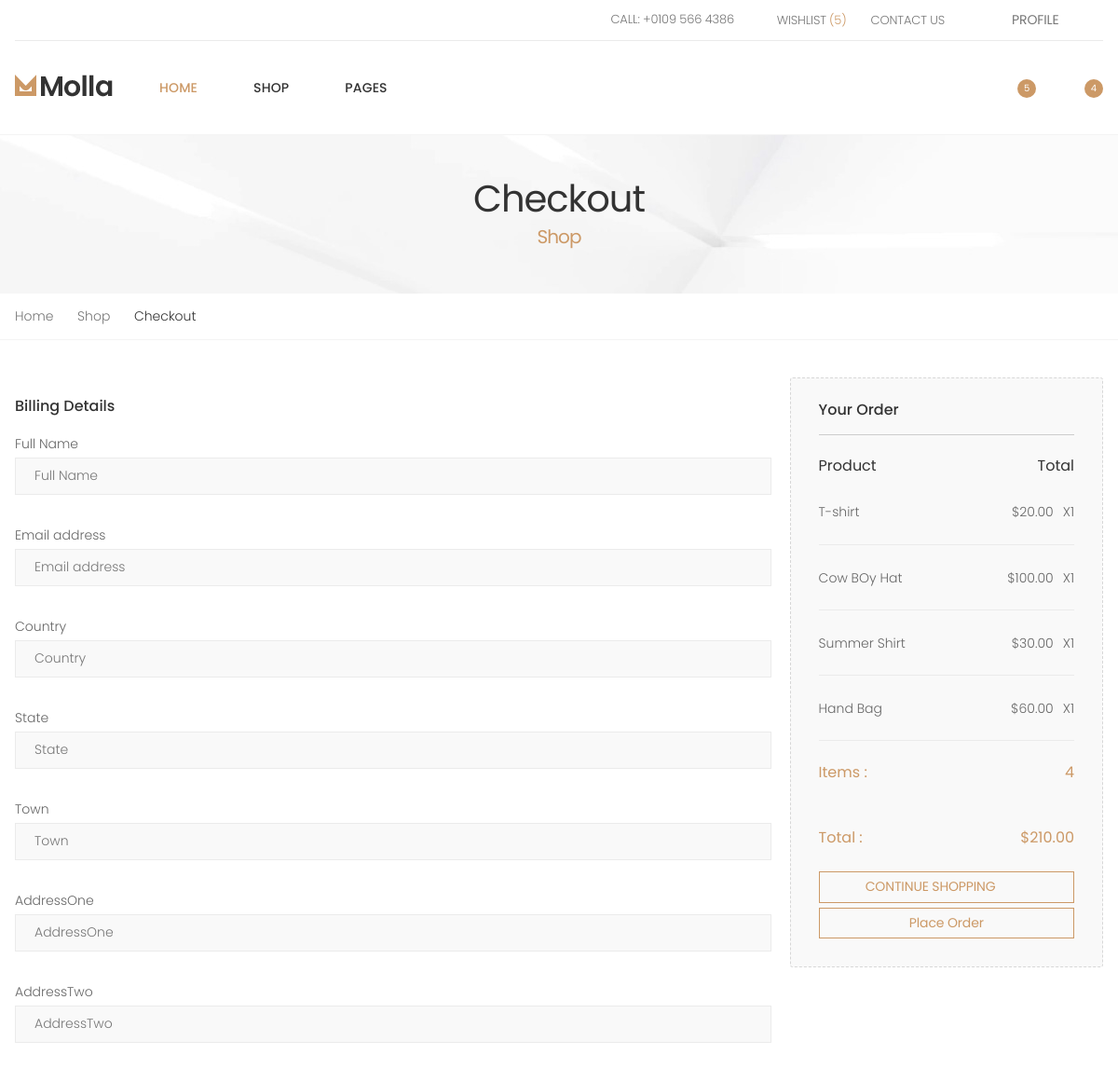
/checkout/ (signed in, upper part), run on an earlier commit of the app's database.
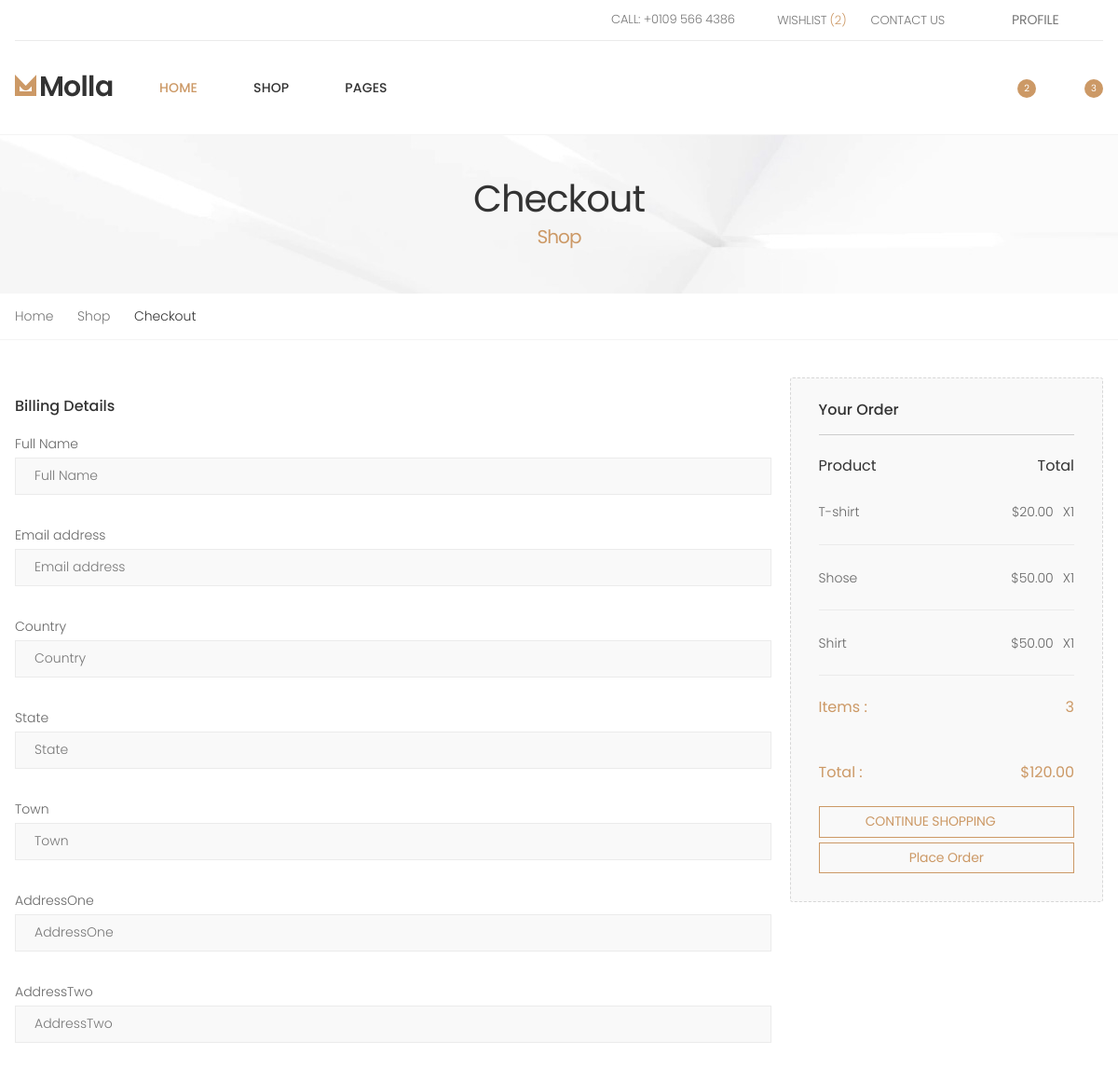
And on a later commit of the database.
### shop/models.py (models this page shows, shortened)
class OrderItem(models.Model):
    product = models.ForeignKey(
        Product, on_delete=models.SET_NULL, blank=True, null=True
    )
    order = models.ForeignKey(Order, on_delete=models.SET_NULL, blank=True, null=True)
    quantity = models.IntegerField(default=0, null=True, blank=True)
    date_added = models.DateTimeField(auto_now_add=True)
    @property
    def get_total(self):
        total = self.product.price * self.quantity
        return total

class Product(models.Model):
    name = models.CharField(max_length=50, null=True)
    title = models.CharField(max_length=300, null=True)
    descriptions = models.TextField(null=True)
    price = models.DecimalField(max_digits=7, decimal_places=2)
    image = models.ImageField(
        null=True,
        blank=True,
    )
    avalble_sizes = models.ManyToManyField(ProductSize)
    avalble_color = models.ManyToManyField(ProductColor)
    product_Brand = models.ManyToManyField(ProductBrand)
    category = models.ForeignKey(
        Category, on_delete=models.CASCADE, blank=True, null=True
    )
    slug = models.SlugField(blank=True, null=True)
    @property
    def imageURL(self):
        try:
            url = self.image.url
        except:
            url = ""
        return url

class Order(models.Model):
    customer = models.ForeignKey(
        Customer, on_delete=models.SET_NULL, blank=True, null=True
    )
    date_orderd = models.DateTimeField(auto_now_add=True)
    complete = models.BooleanField(default=False, null=True, blank=False)
    transaction_id = models.CharField(max_length=200, null=True)
    @property
    def shipping(self):
        shipping = False
        order_items = self.orderitem_set.all()
        return shipping
    @property
    def get_cart_total(self):
        order_items = self.orderitem_set.all()
        total = sum([item.get_total for item in order_items])
        return total
    @property
    def get_cart_items(self):
        order_items = self.orderitem_set.all()
        total = sum([item.quantity for item in order_items])
        return total

### shop/views.py (the view)
# urls.py: path("checkout/", views.checkout, name="checkout"),
@login_required
def checkout(request):
    transaction_id = datetime.datetime.now().timestamp()
    if request.user.is_authenticated:
        if request.method == "POST":
            customer = request.user.customer
            order, created = Order.objects.get_or_create(
                customer=customer, complete=False
            )
            shipp_form = ShippingForm(request.POST)
            if shipp_form.is_valid() and int(order.get_cart_total) != 0:
                order.transaction_id = transaction_id
                order.complete = True
                order.save()
                ShippingAddress.objects.create(
                    customer=customer,
                    order=order,
                    full_Name=shipp_form.cleaned_data["full_Name"],
                    email_address=shipp_form.cleaned_data["email_address"],
                    country=shipp_form.cleaned_data["country"],
                    state=shipp_form.cleaned_data["state"],
                    town=shipp_form.cleaned_data["town"],
                    addressOne=shipp_form.cleaned_data["addressOne"],
                    addressTwo=shipp_form.cleaned_data["addressTwo"],
                    zipcode=shipp_form.cleaned_data["zipcode"],
                    text_erea=shipp_form.cleaned_data["text_erea"],
                )
                return redirect(reverse("store"))
            else:
                return redirect(reverse("checkout"))
        else:
            form = ShippingForm()
    data = cartdata(request)
    cartItems = data["cartItems"]
    items = data["items"]
    order = data["order"]
    wishLen = data["wishLen"]
    product_In_wishList = data["product_In_wishList"]
    PIW = data["PIW"]
    context = {
        "items": items,
        "order": order,
        "cartItems": cartItems,
        "shipping": False,
        "PIW": PIW,
        "wishLen": wishLen,
        "product_In_wishList": product_In_wishList,
        "form": form,
    }
    return render(request, "shop/checkout.html", context)

### shop/forms.py
class ShippingForm(forms.ModelForm):
    class Meta:
        model = ShippingAddress
        fields = "__all__"
        exclude = ["customer", "order"]

### shop/templates/shop/checkout.html (shortened to what this page needs)
{% extends 'shop/mine.html' %}
{% load static %}
{% load bootstrap5 %}
{% block content %}
<main class="main">
    <div class="page-header text-center" style="background-image: url('{{ STATIC_URL }}/images/page-header-bg.jpg')">
        <div class="container">
            <h1 class="page-title">Checkout<span>Shop</span></h1>
        </div>
    </div>
    <nav aria-label="breadcrumb" class="breadcrumb-nav">
        <div class="container">
            <ol class="breadcrumb">
                <li class="breadcrumb-item"><a href="index.html">Home</a></li>
                <li class="breadcrumb-item"><a href="#">Shop</a></li>
                <li class="breadcrumb-item active" aria-current="page">Checkout</li>
            </ol>
        </div>
    </nav>
    <div class="page-content">
        <div class="checkout">
            <div class="container">
                <form id="form" method="POST" name="form">
                    <div class="row">
                        <div class="col-lg-9">
                            <h2 class="checkout-title">Billing Details</h2>
                            {% bootstrap_form form %}
                        </div>
                        <aside class="col-lg-3">
                            <div class="summary">
                                <h3 class="summary-title">Your Order</h3>
                                <table class="table table-summary">
                                    <thead>
                                        <tr>
                                            <th>Product</th>
                                            <th>Total</th>
                                        </tr>
                                    </thead>
                                    <tbody>
                                        {% for item in items %}
                                        <tr>
                                            <td><a href="#">{{item.product.name}}</a></td>
                                            <td>
                                                ${{item.product.price}}
                                                <span style="float:right;padding-left: 10px;">X{{item.quantity}}</span>
                                            </td>
                                        </tr>
                                        {% endfor %}
                                        <tr class="summary-total">
                                            <td>Items :</td>
                                            <td>{{order.get_cart_items}}</td>
                                        </tr>
                                        <tr class="summary-total">
                                            <td>Total :</td>
                                            <td>${{order.get_cart_total}}</td>
                                        </tr>
                                    </tbody>
                                </table>
                                <a href="{% url 'store' %}" class="btn btn-outline-primary-2 btn-order btn-block">
                                    <span class="btn-text">CONTINUE
                                        SHOPPING <i class="icon-refresh"></i></span>
                                </a>
                                <button type="submit" class="btn btn-outline-primary-2 btn-order btn-block">
                                    <span class="btn-text">Place Order</span>
                                </button>
                            </div>
                        </aside>
                    </div>
                </form>
            </div>
        </div>
    </div>
</main>
{% endblock content %}

### shop/templates/shop/mine.html (shortened to what this page needs)
<!DOCTYPE html>
{% load static %}
<html lang="en">
<head>
    <link rel="stylesheet" href="{% static 'css/bootstrap.min.css' %}">
    <link rel="stylesheet" href="{% static 'css/style.css' %}">
    <link rel="stylesheet" href="{% static 'css/plugins/owl-carousel/owl.carousel.css' %}">
    <link rel="stylesheet" href="{% static 'css/plugins/magnific-popup/magnific-popup.css' %}">
    <link rel="stylesheet" href="{% static 'css/plugins/nouislider/nouislider.css' %}">
    <link rel="stylesheet" href="https://cdnjs.cloudflare.com/ajax/libs/font-awesome/4.7.0/css/font-awesome.min.css">
</head>
<body>
    <div class="page-wrapper">
        <header class="header">
            <div class="header-top">
                <div class="container">
                    <div class="header-right">
                        <ul class="top-menu">
                            <li>
                                <ul>
                                    <li><a href="tel:#"><i class="icon-phone"></i>Call: +0109 566 4386</a></li>
                                    <li><a href="{% url 'wishList' %}"><i class="icon-heart-o"></i>Wishlist
                                            <span>({{wishLen}})</span></a></li>
                                    <li><a href="{% url 'contact:contact' %}">Contact Us</a></li>
                                    {% if request.user.is_authenticated %}
                                    <div>
                                        <div class="header-dropdown">
                                            <a href="{% url 'accounts:profile' %}" class="btn btn-primary2">
                                                <i class="icon-user"></i>Profile
                                            </a>
                                        </div>
                                    </div>
                                    {% else %}
                                    <li><a href="{% url 'login' %}"><i class="icon-user"></i>Login</a>
                                        {% endif %}
                                    </li>
                                </ul>
                    </div>
                </div>
            </div>
            <div class="header-middle sticky-header">
                <div class="container">
                    <div class="header-left">
                        <a href="#" class="logo">
                            <img src="{% static 'images/logo.png' %}" alt="Molla Logo" width="105" height="25">
                        </a>
                        <nav class="main-nav">
                            <ul class="menu sf-arrows">
                                <li class="megamenu-container active">
                                    <a href="{% url 'home' %}" class="">Home</a>
                                </li>
                                <li>
                                    <a href="{% url 'store' %}" class="">Shop</a>
                                </li>
                                <li>
                                    <a href="#" class="sf-with-ul">Pages</a>
                                </li>
                            </ul>
                        </nav>
                    </div>
                    <div class="header-right">
                        <div class="header-search">
                            <a href="{% url 'wishList' %}" class="wishlist-link">
                                <i class="icon-heart-o"></i>
                                <span class="wishlist-count">{{wishLen}}</span>
                            </a>
                        </div>
                        <div class="dropdown cart-dropdown">
                            <a href="{% url 'cart' %}" class="dropdown-toggle" data-toggle="dropdown"
                                aria-haspopup="true" aria-expanded="false" data-display="static">
                                <i class="icon-shopping-cart"></i>
                                <span class="cart-count">{{cartItems}}</span>
                            </a>
                        </div>
                    </div>
                </div>
            </div>
        </header>
        {% block content%}
        {% endblock content%}
    </div>
</body>
</html>

What changed in the data, as far as the page shows it:
removed OrderItem: product.name "Cow BOy Hat", product.price "100.00", quantity "1"
removed OrderItem: product.name "Summer Shirt", product.price "30.00", quantity "1"
removed OrderItem: product.name "Hand Bag", product.price "60.00", quantity "1"
added OrderItem: product.name "Shose", product.price "50.00", quantity "1"
added OrderItem: product.name "Shirt", product.price "50.00", quantity "1"
computed for Order: get_cart_items "4" → "3"; get_cart_total "210.00" → "120.00"
Also different on the page:
{{ wishLen }}: "5" → "2"
{{ cartItems }}: "4" → "3"
